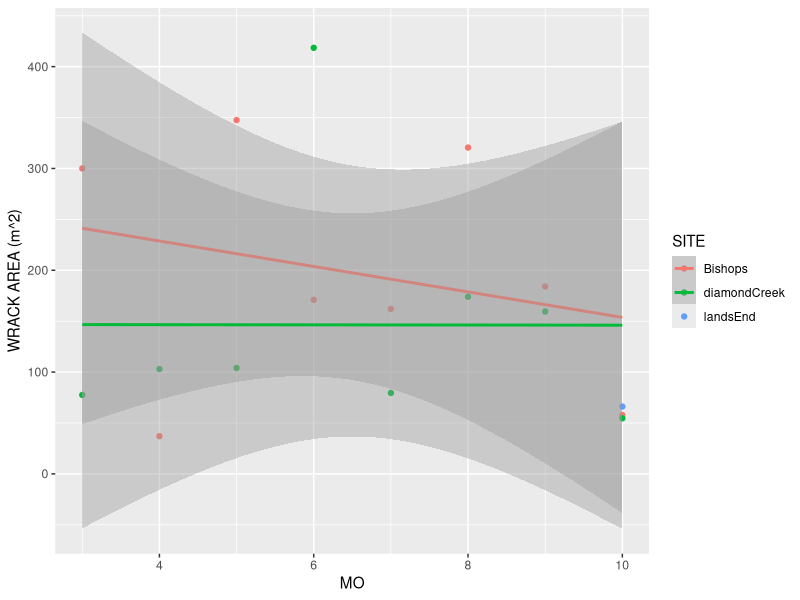
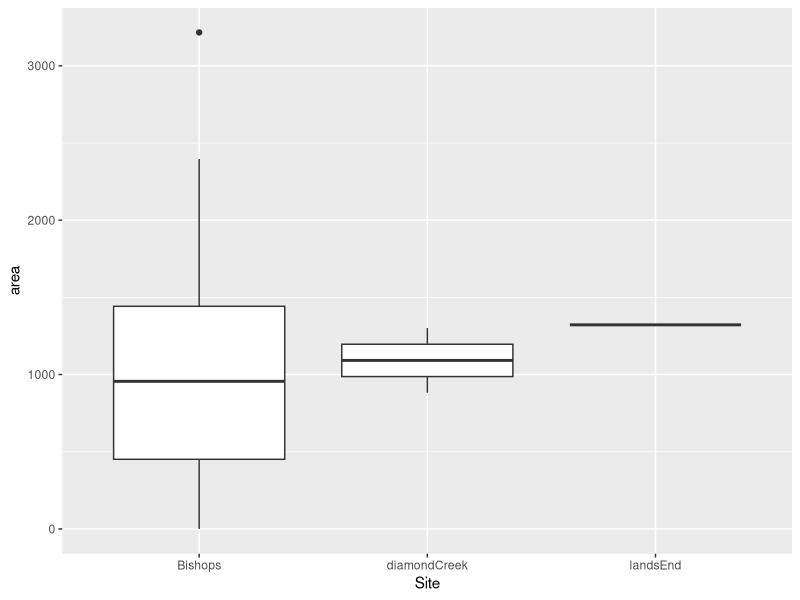
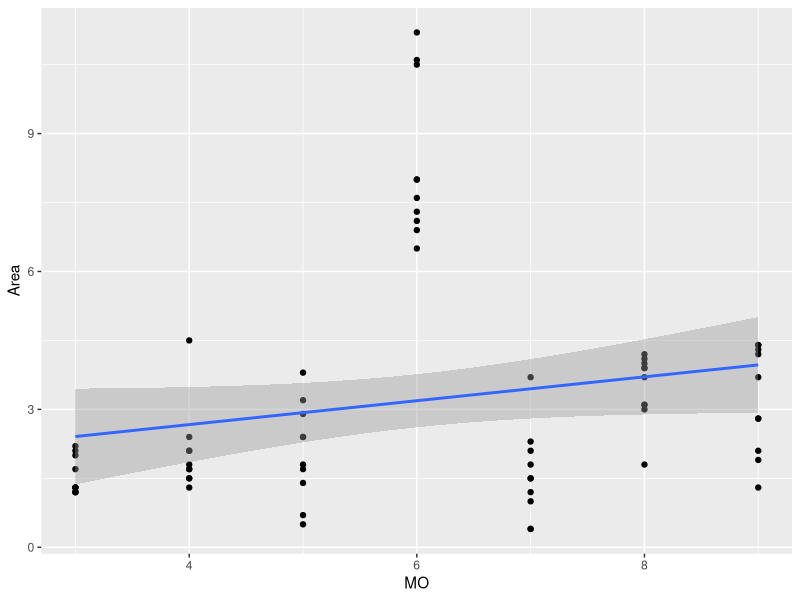

Generate these figures, in order, with R:
#++++++++++++++++++++++++++++++++++++++++++++++++++++++++++++++++++++++++++++++++++
#                                                                                ##
# KBay Wrack Analyses                                                            ##
# Data are current as of 2024-10-17                                              ##
# Data source: Ross Whippo/NOAA Edwin Viramontes SBB                             ##
# R code prepared by Ross Whippo                                                 ##  
# Last updated 2024-10-17                                                        ##
#                                                                                ##
#++++++++++++++++++++++++++++++++++++++++++++++++++++++++++++++++++++++++++++++++++

# SUMMARY:


# Required Files (check that script is loading latest version):
# wrackData.csv

# Associated Scripts:
# FILE.R

# TO DO 

# +++++++++++++++++++++++++++++++++++++++++++++++++++++++++++++++++++++++++++++++++
# TABLE OF CONTENTS                                                            ####
#                                                                                 +
# RECENT CHANGES TO SCRIPT                                                        +
# LOAD PACKAGES                                                                   +
# READ IN AND PREPARE DATA                                                        +
# MANIPULATE DATA                                                                 +
#                                                                                 +
#++++++++++++++++++++++++++++++++++++++++++++++++++++++++++++++++++++++++++++++++++

#++++++++++++++++++++++++++++++++++++++++++++++++++++++++++++++++++++++++++++++++++
# RECENT CHANGES TO SCRIPT                                                     ####
#++++++++++++++++++++++++++++++++++++++++++++++++++++++++++++++++++++++++++++++++++


#++++++++++++++++++++++++++++++++++++++++++++++++++++++++++++++++++++++++++++++++++
# LOAD PACKAGES                                                                ####
#++++++++++++++++++++++++++++++++++++++++++++++++++++++++++++++++++++++++++++++++++

library(tidyverse)
library(viridis)

#++++++++++++++++++++++++++++++++++++++++++++++++++++++++++++++++++++++++++++++++++
# READ IN AND PREPARE DATA                                                     ####
#++++++++++++++++++++++++++++++++++++++++++++++++++++++++++++++++++++++++++++++++++

wrackData <- read_csv("data/wrackData.csv") # current

old_data <- read_csv("data/2021_otg_wrack_sa_NORTH.csv") 

#++++++++++++++++++++++++++++++++++++++++++++++++++++++++++++++++++++++++++++++++++
# MANIPULATE DATA                                                              ####
#++++++++++++++++++++++++++++++++++++++++++++++++++++++++++++++++++++++++++++++++++

updated_old <- old_data %>%
  select(`SAMPLE MONTH`, SITE, `WRACK AREA (m^2)`) %>%
  mutate(SITE = case_when(SITE == "BB" ~ "Bishops",
                          SITE == "BP" ~ "diamondCreek")) %>%
  filter(SITE %in% c("Bishops", "diamondCreek"))

updated_new <- wrackData %>%
  group_by(Site) %>%
  summarise(mean_width = mean(wrackWidth)) %>%
  mutate(`WRACK AREA (m^2)` = (mean_width * 0.01) * 50) %>%
  mutate(`SAMPLE MONTH` = "Oct") %>%
  mutate(SITE = Site) %>%
  select(`SAMPLE MONTH`, `SITE`, `WRACK AREA (m^2)`)

all_update <- updated_old %>%
  bind_rows(updated_new) %>%
  mutate(`SAMPLE MONTH` = factor(`SAMPLE MONTH`, 
                                 levels = c("Mar",
                                            "Apr",
                                            "May",
                                            "Jun",
                                            "Jul",
                                            "Aug",
                                            "Sep",
                                            "Oct")))
all_update %>%
  mutate(MO = case_when(`SAMPLE MONTH` == 'Mar' ~ 3,
                        `SAMPLE MONTH` == 'Apr' ~ 4,
                        `SAMPLE MONTH` == 'May' ~ 5,
                        `SAMPLE MONTH` == 'Jun' ~ 6,
                        `SAMPLE MONTH` == 'Jul' ~ 7,
                        `SAMPLE MONTH` == 'Aug' ~ 8,
                        `SAMPLE MONTH` == 'Sep' ~ 9,
                        `SAMPLE MONTH` == 'Oct' ~ 10)) %>%
ggplot(aes(x = MO, y = `WRACK AREA (m^2)`,
                       color = SITE)) +
  geom_point() +
  geom_smooth(method = "lm")

# calculate mean wrack surface area
wrackData %>%
  group_by(Site, Transect) %>%
  summarise(mean_width = mean(wrackWidth)) %>%
  mutate(area = 20 * ((mean_width * 0.01) * 50)) %>%
  ggplot() +
  geom_boxplot(aes(x = Site, y = area)) 


# Bishops only mean wrack area - old data

old_data %>%
  filter(SITE == "BP") %>%
  mutate(MO = case_when(`SAMPLE MONTH` == 'Mar' ~ 3,
                        `SAMPLE MONTH` == 'Apr' ~ 4,
                        `SAMPLE MONTH` == 'May' ~ 5,
                        `SAMPLE MONTH` == 'Jun' ~ 6,
                        `SAMPLE MONTH` == 'Jul' ~ 7,
                        `SAMPLE MONTH` == 'Aug' ~ 8,
                        `SAMPLE MONTH` == 'Sep' ~ 9,
                        `SAMPLE MONTH` == 'Oct' ~ 10)) %>%
  pivot_longer(`WRACK WIDTH (m) #1`:`WRACK WIDTH (m) #10`,
               names_to = "Quadrat",
               values_to = "Area") %>%
  select(MO, SITE, Quadrat, Area) %>%
  ggplot(aes(x = MO, y = Area)) +
  geom_point() +
  geom_smooth(method = "lm")

############### SUBSECTION HERE

####
#<<<<<<<<<<<<<<<<<<<<<<<<<<END OF SCRIPT>>>>>>>>>>>>>>>>>>>>>>>>#

# SCRATCH PAD ####